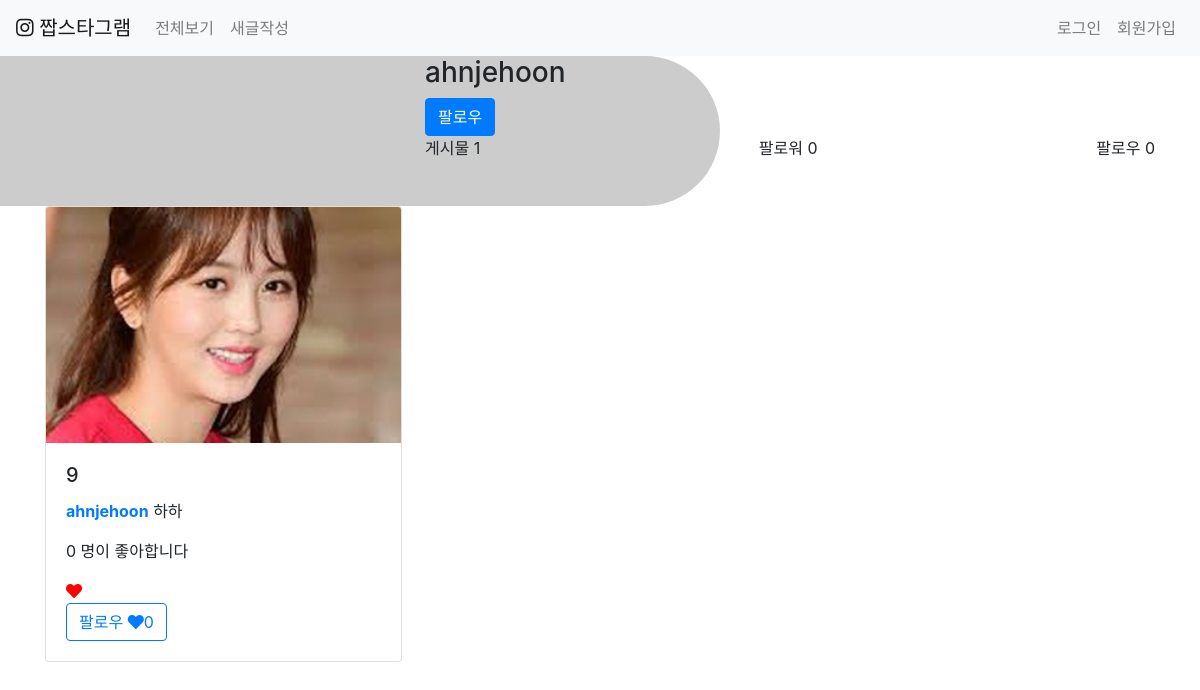
The app's page /accounts/6/, older data.
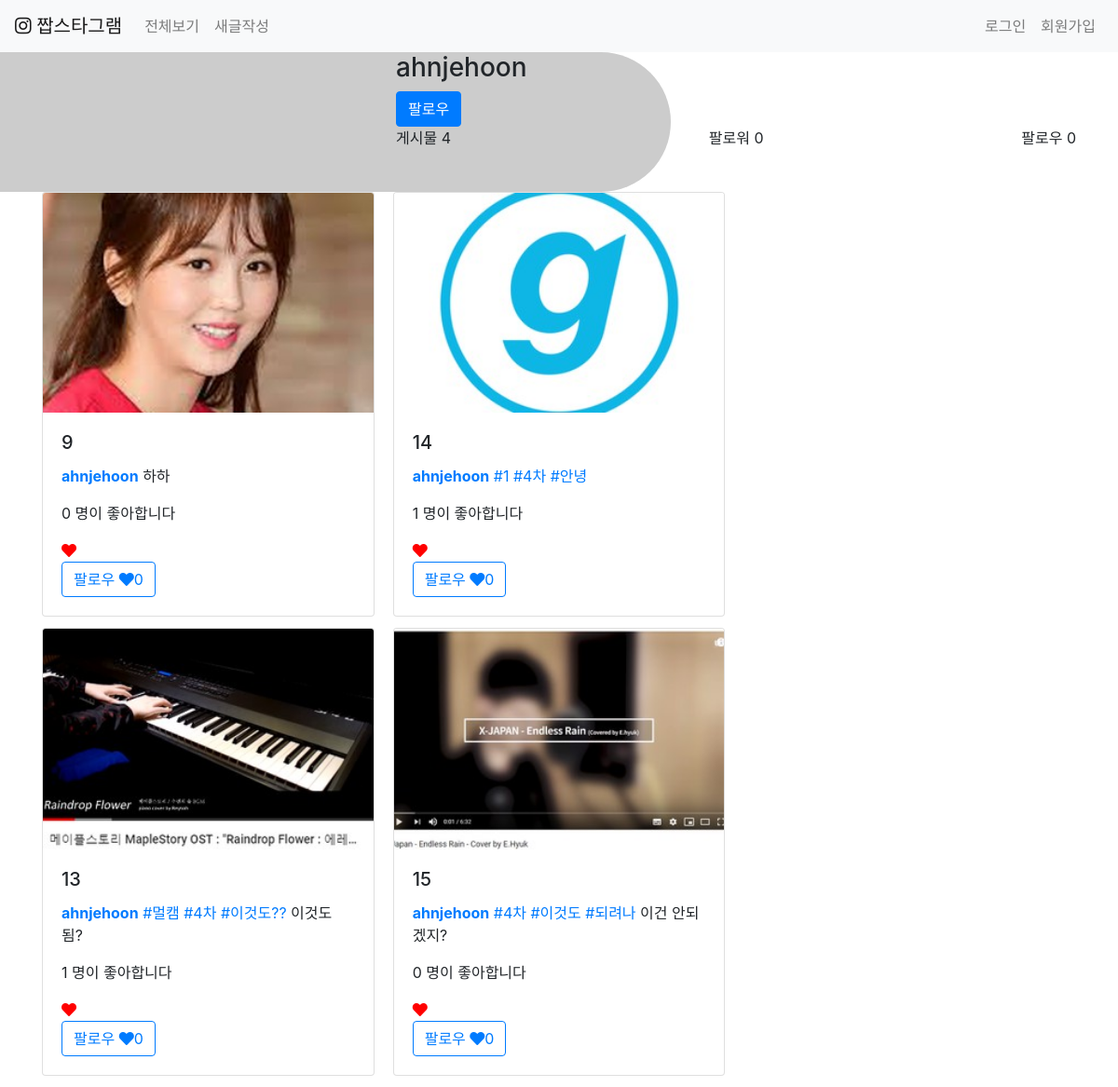
The same page, newer data.
### accounts/models.py (models this page shows)
class User(AbstractUser, models.Model):
	follow = models.ManyToManyField(settings.AUTH_USER_MODEL, related_name="follower")
	introduce = models.TextField(blank=True)
	image = ProcessedImageField(upload_to='posts/images',
	                            processors=[ResizeToFill(300, 200)],
	                            format='JPEG',
	                            options={'quality': 90},
	                            blank=True)

### posts/models.py (models this page shows, shortened)
class Post(models.Model):
	like_users = models.ManyToManyField(settings.AUTH_USER_MODEL, related_name="like_posts")
	user = models.ForeignKey(settings.AUTH_USER_MODEL, on_delete=models.CASCADE)
	content = models.TextField()
	image = ProcessedImageField(upload_to='posts/images',
	                            processors=[ResizeToFill(300, 200)],
	                            format='JPEG',
	                            options={'quality': 90})
	hash_tags = models.ManyToManyField(HashTag, blank=True)

class HashTag(models.Model):
	content = models.CharField(max_length=50, unique=True)

### accounts/views.py (the view)
# urls.py: , path('<int:user_id>/', views.user_page, name="user_page")
def user_page(request, user_id):
	user_info = User.objects.get(id=user_id)
	context = {
		'user_info': user_info
	}
	return render(request, 'accounts/user_page.html', context)

### posts/templatetags/posts_templatetag.py (called while the page is built)
@register.filter
def hashtag_link(post):
	content = post.content
	hashtags = post.hash_tags.all()
	for hashtag in hashtags:
		content = content.replace(
			f'{hashtag.content}'
			, f'<a href="/hashtags/{hashtag.id}/">{hashtag.content}</a>'
		)
	return content

### accounts/templates/accounts/user_page.html (shortened to what this page needs)
{% extends 'posts/base.html' %}
{% block body %}
<div class="row">
	<div class="col-4 d-flex justify-content-center">
		{% if user_info.image %}
			<img src="{{user_info.image.url}}" class="rounded-pill">
		{% else %}
			<img src="https://picsum.photos/id/{{user_info.id}}/1000/150" class="rounded-pill">
		{% endif %}
	</div>
	<div class="col-8">
		<h3>{{ user_info.username}}</h3>
		{% if user != user_info %}
			{% if user in user_info.follower.all %}
				<a href="{% url 'accounts:follow' user_info.id %}" class="btn btn-outline-danger">팔로우 취소</a>
			{% else %}
				<a href="{% url 'accounts:follow' user_info.id %}" class="btn btn-primary">팔로우</a>
			{% endif %}
		{% else %}
		<a href="{% url 'accounts:update' user.id %}" class="btn btn-warning">회원정보 수정</a>
		{% endif %}
		<div class="d-flex justify-content-between">
			<p>게시물 {{ user_info.post_set.count }}</p>
			<p>팔로워 {{ user_info.follower.count }}</p>
			<p>팔로우 {{ user_info.follow.count }}</p>
		</div>
	</div>
</div>
<div class="card-columns">
	{% for post in user_info.post_set.all %}
		{% include 'posts/_post.html' %}
	{% endfor %}
</div>
{% endblock %}

### posts/templates/posts/base.html (shortened to what this page needs)
<!DOCTYPE html>
<html lang="en">
<head>
    <link rel="stylesheet" href="https://stackpath.bootstrapcdn.com/bootstrap/4.3.1/css/bootstrap.min.css">
    <link rel="stylesheet" href="https://cdnjs.cloudflare.com/ajax/libs/font-awesome/5.8.2/css/all.min.css" />
</head>
<body>
    <nav class="navbar navbar-expand-lg navbar-light bg-light">
        <a class="navbar-brand" href="{% url 'posts:index' %}"><i class="fab fa-instagram"></i> 짭스타그램</a>
        <div class="collapse navbar-collapse" id="navbarNav">
            <ul class="navbar-nav">
                <li class="nav-item">
                    <a class="nav-link" href="{% url 'posts:all' %}">전체보기</a>
                </li>
                <li class="nav-item">
                    <a class="nav-link" href="{% url 'posts:create' %}">새글작성</a>
                </li>
            </ul>
        </div>
        <div class="navbar-collapse">
            <ul class="navbar-nav ml-auto">
                {% if user.is_authenticated == False %}
                <li class="nav-item">
                    <a class="nav-link" href="{% url 'accounts:login' %}">로그인</a>
                </li>
                <li class="nav-item">
                    <a class="nav-link" href="{% url 'accounts:signup' %}">회원가입</a>
                </li>
                {% endif %}
            </ul>
        </div>
    </nav>
	<div class="container">
    {% block body %} {% endblock %}
	</div>
</body>
</html>

### posts/templates/posts/_post.html (shortened to what this page needs)
{% load bootstrap4 %}
{% load posts_templatetag %}
{% if request.resolver_match.url_name == 'index' or request.resolver_match.url_name == 'all' %}
<div class="card col-3 my-3">
{% else %}
<div class="card">
{% endif %}
    {% if post.image %}
    <img src="{{ post.image.url }}" class="card-img-top" alt="...">
    {% else %}
    <img src="https://picsum.photos/id/{{ post.id }}/280/200" class="card-img-top" alt="...">
    {% endif%}
    <div class="card-body">
        <h5 class="card-title">{{ post.id }}</h5>
        <p class="card-text"><a href="{% url 'accounts:user_page' post.user.id %}"><strong>{{ post.user.username }}</strong></a> {{ post|hashtag_link|safe }}</p>
        <span id="like-count-{{post.id}}">{{post.like_users.count}} 명이 좋아합니다</span>
        {% if user in post.like_users.all %}
        <i class="fas fa-heart-broken like-heart" data-id="{{post.id}}"></i>
        {% else %}
        <i class="fas fa-heart like-heart" style="color:red" data-id="{{post.id}}"></i>
        {% endif %}
        <form action="{% url 'accounts:follow' post.user.id %}">
            {% if user in post.user.follower.all %}
            <button type="submit" class="btn btn-outline-danger">팔로우 취소 <i class="fas fa-heart-broken"></i>{{ post.user.follower.count }}</button>
            {% else %}
            <button type="submit" class="btn btn-outline-primary">팔로우 <i class="fas fa-heart"></i>{{ post.user.follower.count }}</button>
            {% endif %}
        </form>
    </div>
</div>

Row changes from the older to the newer data that the page shows:
changed User "ahnjehoon": post_set.count "1" → "4"
added Post: image (picture), id "13", user.username "ahnjehoon", content+id "#멀캠 #4차 #이것도?? 이것도 됨?", like_users.count "1", user.follower.count "0"
added Post: image (picture), id "14", user.username "ahnjehoon", content+id "#1 #4차 #안녕", like_users.count "1", user.follower.count "0"
added Post: image (picture), id "15", user.username "ahnjehoon", content+id "#4차 #이것도 #되려나 이건 안되겠지?", like_users.count "0", user.follower.count "0"
